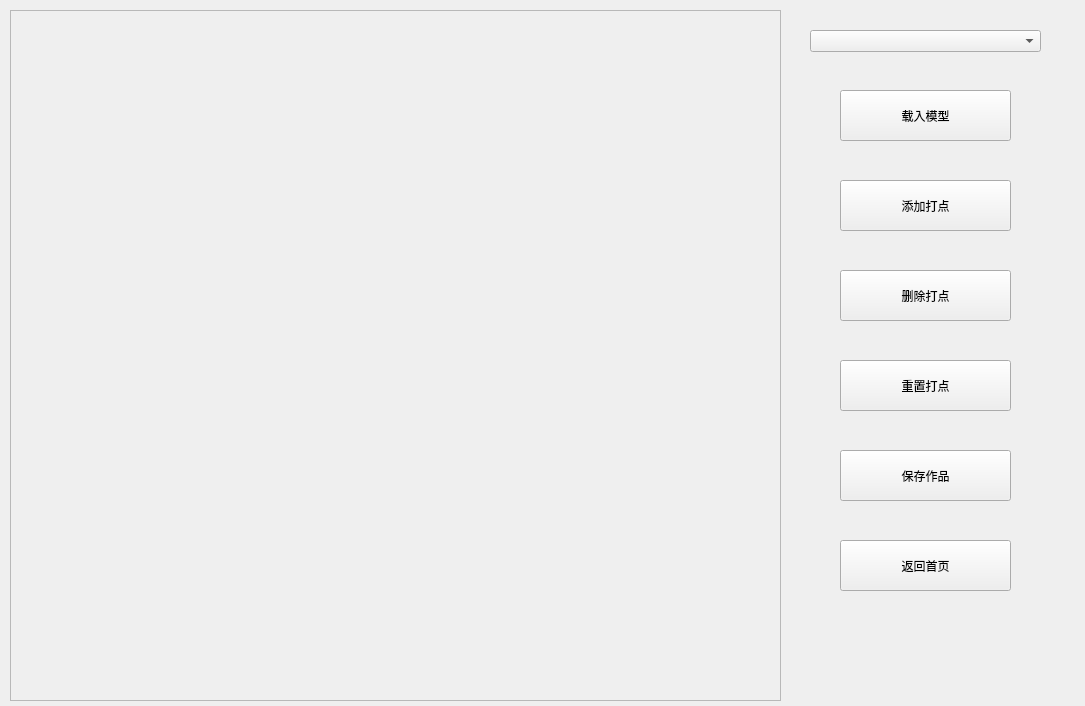
<?xml version="1.0" encoding="UTF-8"?>
<ui version="4.0">
 <class>Form</class>
 <widget class="QWidget" name="Form">
  <property name="geometry">
   <rect>
    <x>0</x>
    <y>0</y>
    <width>1085</width>
    <height>706</height>
   </rect>
  </property>
  <property name="minimumSize">
   <size>
    <width>1085</width>
    <height>706</height>
   </size>
  </property>
  <property name="maximumSize">
   <size>
    <width>1085</width>
    <height>706</height>
   </size>
  </property>
  <property name="windowTitle">
   <string>Form</string>
  </property>
  <widget class="QPushButton" name="load_model_button">
   <property name="geometry">
    <rect>
     <x>840</x>
     <y>90</y>
     <width>171</width>
     <height>51</height>
    </rect>
   </property>
   <property name="text">
    <string>载入模型</string>
   </property>
  </widget>
  <widget class="QPushButton" name="save_button">
   <property name="geometry">
    <rect>
     <x>840</x>
     <y>450</y>
     <width>171</width>
     <height>51</height>
    </rect>
   </property>
   <property name="text">
    <string>保存作品</string>
   </property>
  </widget>
  <widget class="QFrame" name="frame">
   <property name="geometry">
    <rect>
     <x>10</x>
     <y>10</y>
     <width>771</width>
     <height>691</height>
    </rect>
   </property>
   <property name="frameShape">
    <enum>QFrame::StyledPanel</enum>
   </property>
   <property name="frameShadow">
    <enum>QFrame::Raised</enum>
   </property>
  </widget>
  <widget class="QComboBox" name="comboBox">
   <property name="geometry">
    <rect>
     <x>810</x>
     <y>30</y>
     <width>231</width>
     <height>22</height>
    </rect>
   </property>
  </widget>
  <widget class="QPushButton" name="add_pointer_button">
   <property name="geometry">
    <rect>
     <x>840</x>
     <y>180</y>
     <width>171</width>
     <height>51</height>
    </rect>
   </property>
   <property name="text">
    <string>添加打点</string>
   </property>
  </widget>
  <widget class="QPushButton" name="delete_pointer_button">
   <property name="geometry">
    <rect>
     <x>840</x>
     <y>270</y>
     <width>171</width>
     <height>51</height>
    </rect>
   </property>
   <property name="text">
    <string>删除打点</string>
   </property>
  </widget>
  <widget class="QPushButton" name="reset_button">
   <property name="geometry">
    <rect>
     <x>840</x>
     <y>360</y>
     <width>171</width>
     <height>51</height>
    </rect>
   </property>
   <property name="text">
    <string>重置打点</string>
   </property>
  </widget>
  <widget class="QPushButton" name="return_index_button">
   <property name="geometry">
    <rect>
     <x>840</x>
     <y>540</y>
     <width>171</width>
     <height>51</height>
    </rect>
   </property>
   <property name="text">
    <string>返回首页</string>
   </property>
  </widget>
 </widget>
 <resources/>
 <connections/>
</ui>
